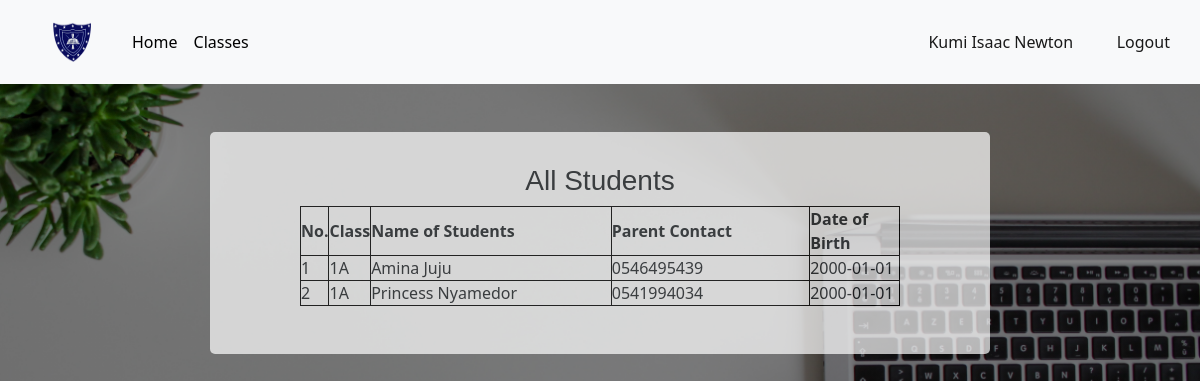
Page /accountant_dashboard/all_students (signed in) on the earlier database version.
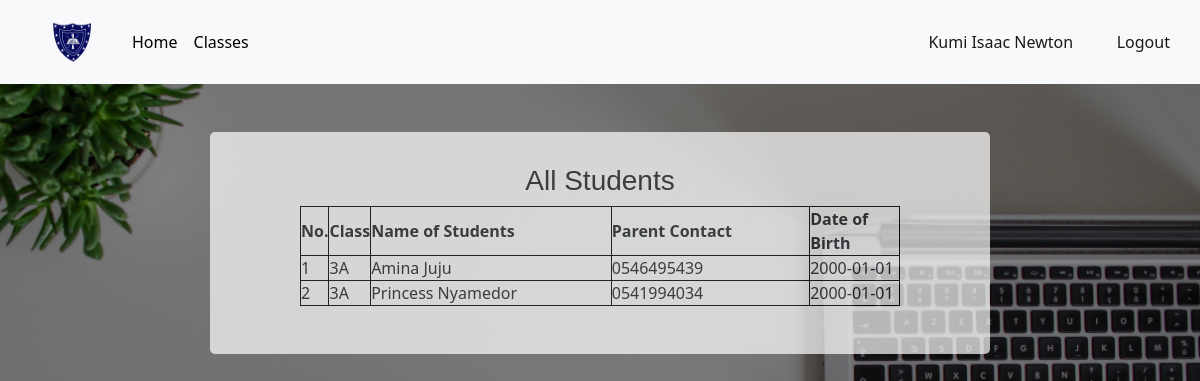
Same page on the later database version.
### app.py (models this page shows, shortened)
class Student(db.Model):
	id = db.Column(db.Integer, primary_key=True)
	date = db.Column(db.DateTime, default = datetime.utcnow())
	clerk = db.Column(db.String(120),nullable=False)
	date_admitted = db.Column(db.DateTime)
	fullname = db.Column(db.String(80), nullable=False)
	date_of_birth = db.Column(db.String(10), nullable=False)
	class1 = db.Column(db.String(10), nullable=False)
	parent_contact = db.Column(db.String(12), nullable=False)
	phone = db.Column(db.String(12))
	id_number = db.Column(db.String(120), unique=True, nullable=False)
	status = db.Column(db.Boolean, default=True)
	pta = db.relationship('PTAIncome', backref='pta_payer', lazy=True)#Here we reference the class
	etl = db.relationship('ETLIncome', backref='etl_payer', lazy=True)
	payer = db.relationship('StudentPayments', backref='payer', lazy=True)

### app.py (the view)
@app.route("/accountant_dashboard/all_students")
@login_required
def all_students():
	if account_access():
		students = Student.query.all()
		return render_template("all_students.html", students=students)
	else:
		abort(404)

### app.py (called while the page is built)
def account_access():
	if not current_user.approval:
		return False
	if current_user.function == 'Accountant':
		return True
	if current_user.function == 'Clerk':
		return False

@login_manager.user_loader
def load_user(user_id):
	return User.query.get(int(user_id))

### templates/all_students.html (shortened to what this page needs)
{% extends "bootstrap.html" %}
{% block content %}
<!DOCTYPE html>
<html>
<head>
</head>
<body>
<header>
		<nav class="navbar navbar-expand-lg navbar-light bg-light">
		  <a class="navbar-brand kpa" href="#"><img src="{{url_for('static', filename='images/kpasec.png')}}"></a>
			    <div class="collapse navbar-collapse" id="navbarText">
			      <ul class="navbar-nav me-auto mb-2 mb-lg-0">
			        <li class="nav-item">
			          <a class="nav-link active " aria-current="page" href="{{url_for('accountant_dashboard')}}"id="nav1" style="color:black;">Home</a>
			        </li>
			        <li class="nav-item d-flex">
			          <a class="nav-link" href="{{url_for('student_classes')}}" id="lis">Classes</a>
			        </li>
			      </ul>
			      <span class="navbar-text" >
			      	<a href="{{url_for('account')}}" class="nn">{{current_user.username}}</a>
			      	<a href="{{url_for('logout')}}" class="n">Logout</a>
			      </span>
			    </div>
		 </nav>
	</header>
   <center>
   	<div class="ttable" id="cont1">
   		<h3 class="topp" style="padding-top:4vh;font-family: sans-serif;">All Students </h3>
   		<table >
   			<tr>
   				<th class="non">No.</th>
   				<th class="foom">Class</th>
   				<th class="fom">Name of Students</th>
   				<th class="fom">Parent Contact</th>
   				<th class="fomm">Date of Birth</th>
   			</tr>
   			{% for student in students %}
   			<tr>
   				<td>{{loop.index}}</td>
   				<td class="fom">{{student.class1}}</td>
   				<td>{{student.fullname}}</td>
   				<td>{{student.parent_contact}}</td>
   				<td>{{student.date_of_birth}}</td>
   			</tr>
   			{% endfor %}
   		</table><br><br>
   	</div><br><br>
</center>
</body>
</html>
{% endblock %}

Differences in the rows shown:
changed Student "Amina Juju": class1 "1A" → "3A"
changed Student "Princess Nyamedor": class1 "1A" → "3A"
